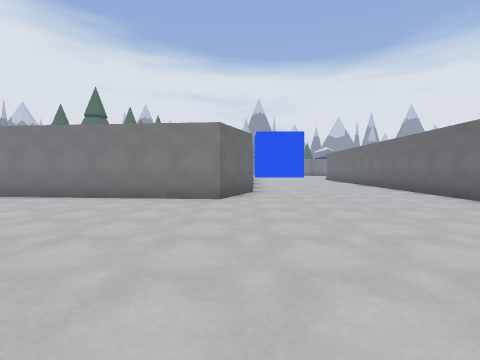
View 1 (above)

24 first-person views from a walk through a 3-D level made in the Godot game engine. The camera is 1.3 m above the floor, tilts 2° down and sees 80° across. The floor is counted in squares, 2 m on a side. Each view is taken from the middle of a square. On the plan, view 1 faces up. The plan holds only what a view shows up to about 9 squares ahead; the rest is blank. The place goes on beyond the plan. Flat picture figures and markers are not drawn. Surface patterns are stand-ins for the level's own textures.

View 2
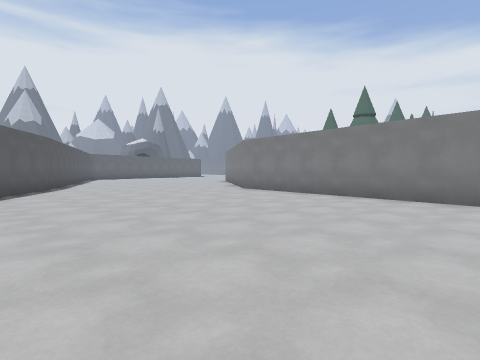

View 3
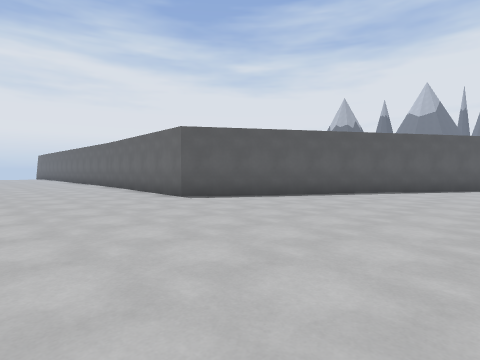

View 4
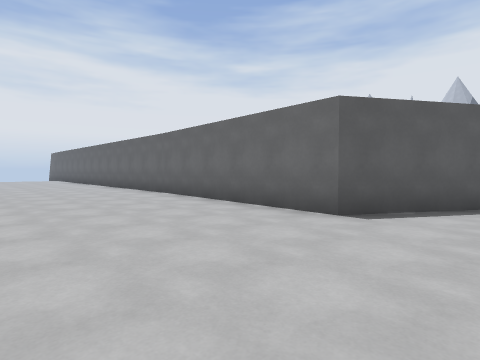

View 5
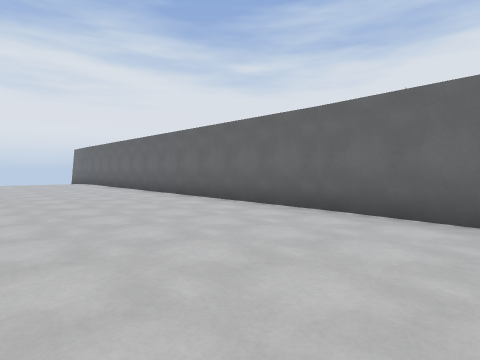

View 6
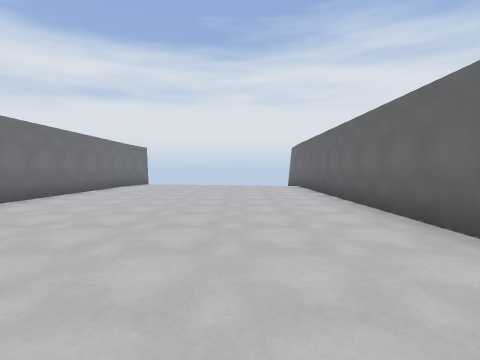

View 7
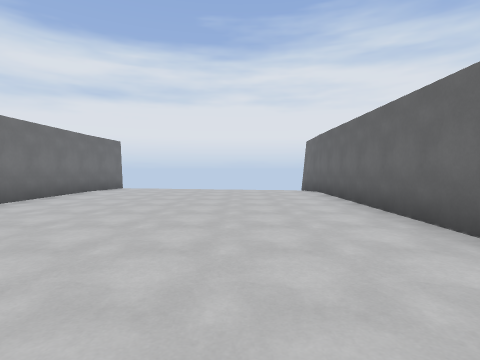

View 8
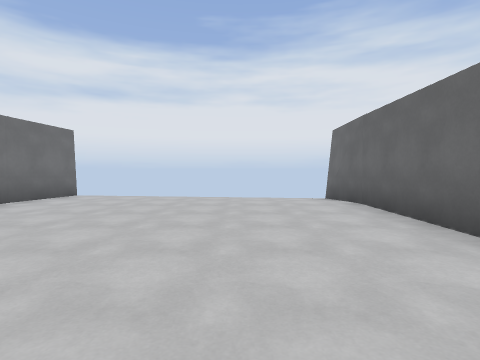

View 9
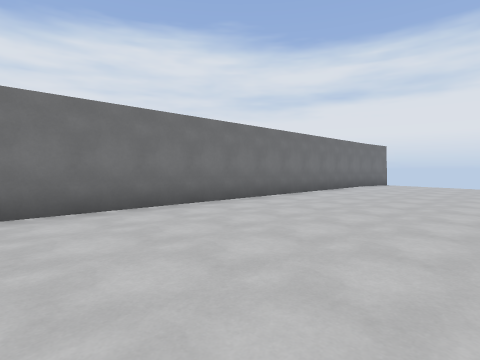

View 10
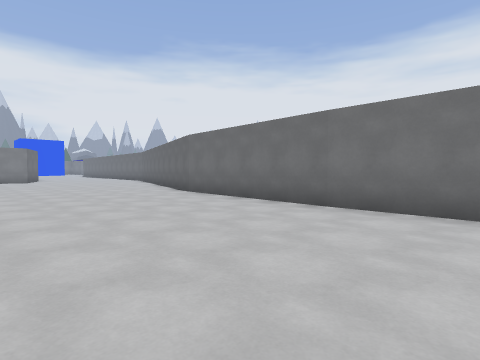

View 11
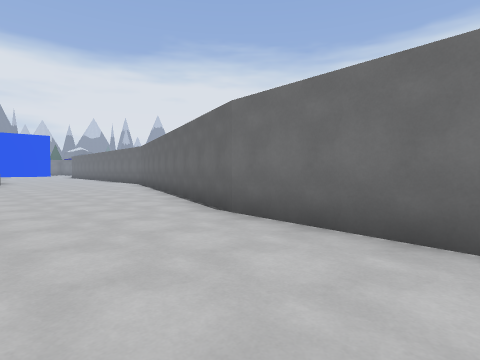

View 12
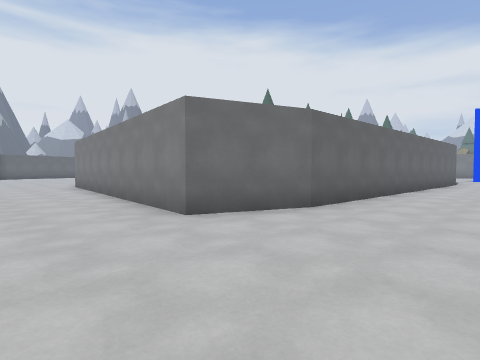

View 13
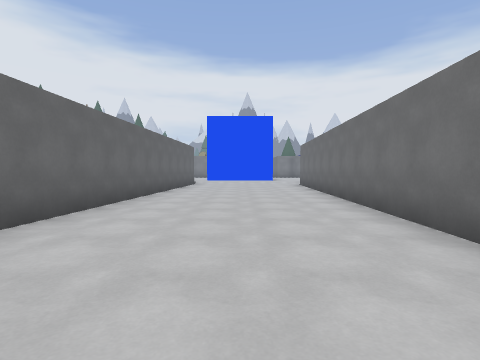

View 14
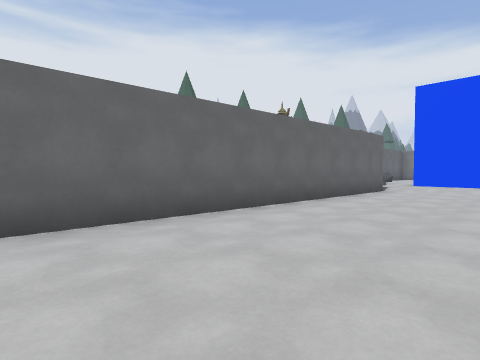

View 15
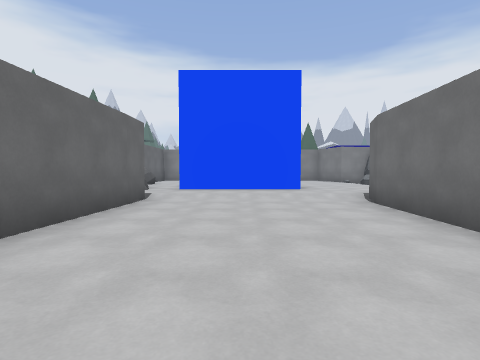

View 16
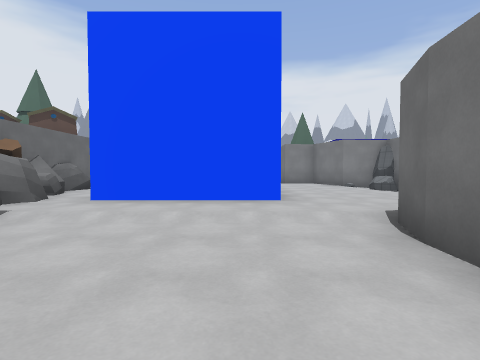

View 17
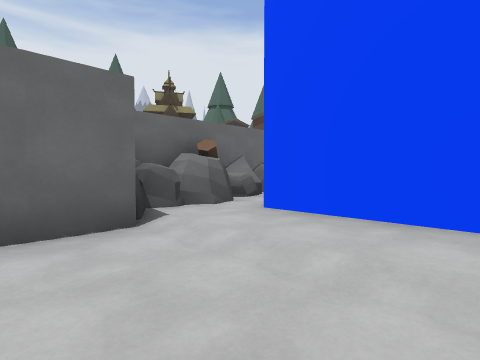

View 18
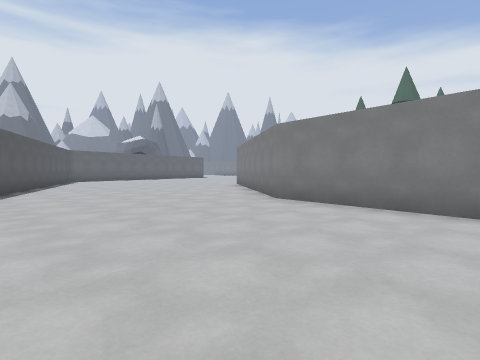

View 19
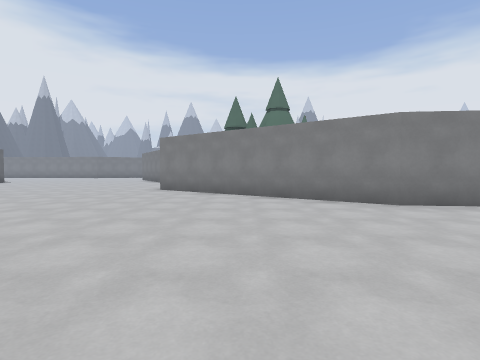

View 20
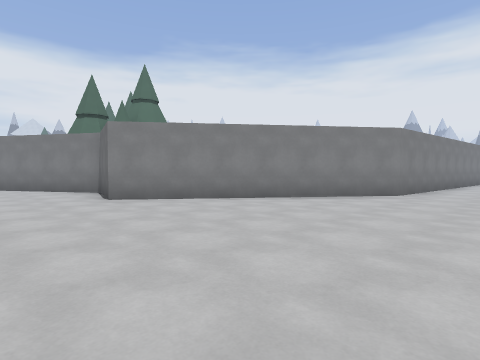

View 21
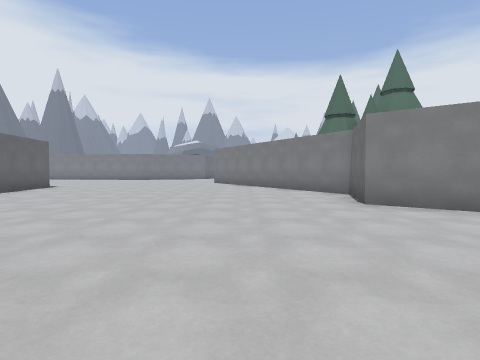

View 22
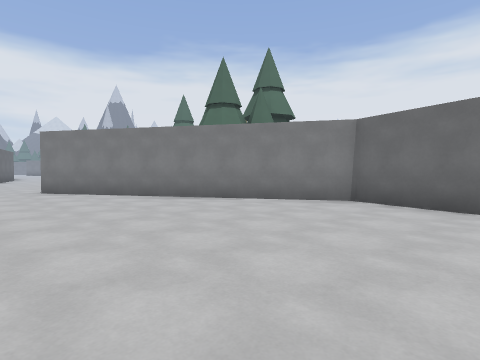

View 23
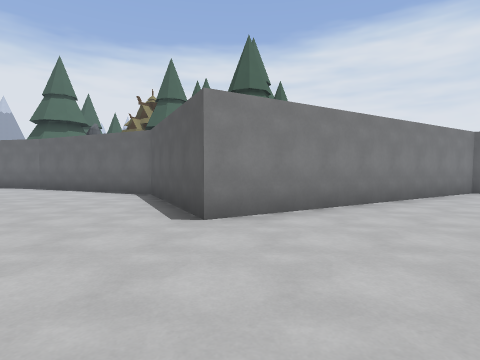

View 24
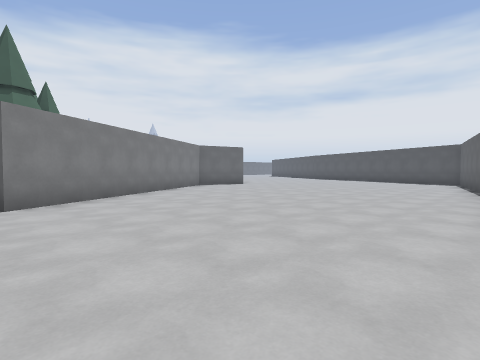

### Floor plan
Key: @ floor where view 1 was taken; # wall or solid block; . main floor; : floor 0.25 m higher than the main floor; - floor 0.25 m lower than the main floor; v drop or lower ground.
Columns run from 24 left of view 1 to 6 right of it. Each row starts with its distance up from view 1.
 25         ...#           #
 24       .....#           #:    ::
 23      .....#            #:    ::
 22     .....#v            ######::
 21 .......##              ##::::::
 20 ......#                ##::::::
 19 .......#                #v....#
 18 .......vv                #....#
 17 ........#                v....#
 16 v........#              #.....#
 15 #........#              #.....#
 14 #.........#             #.....#
 13  .........#             #.....#
 12  .........#             #.....#
 11  v........#v            #....v
 10  #.........##           #....#
  9  #  .........#          #....#
  8      .........#v        #....#
  7       .........#########v....#
  6        ......................#
  5        ......................
  4         .....................
  3         ##..................
  2            #................
  1             ##..............#
  0               #.........@..v
 -1                ##..........#
 -2                  #v........#
 -3                   v#......#
 -4                    #......#
 -5                    #......#
 -6                    #......#
 -7                    #......#
 -8                    v......#
 -9                   #.......#
-10                   #.......#
-11                   #.......#
-12                   #.......#
-13                   #.......#
-14                   #.......#
-15                   #.......#
-16                   #.......#
-17                   #.......#
-18                   #.......#
-19                   #.......#
-20                   #.......#
-21                   #.......#
-22                   #-......#
-23                   #       #

Where each view was taken, in squares from view 1:
view 1: 0 up, 0 right, facing up
view 2: 0 up, 2 left, facing up-left
view 3: 3 up, 1 left, facing down-left
view 4: 1 down, 1 left, facing down-left
view 5: 6 down, 1 left, facing down-left
view 6: 9 down, 3 left, facing down
view 7: 12 down, 3 left, facing down
view 8: 15 down, 3 left, facing down
view 9: 9 down, 3 left, facing down-right
view 10: 11 down, 3 left, facing up-right
view 11: 7 down, 1 left, facing up-right
view 12: 4 up, 3 right, facing up-left
view 13: 6 up, 3 right, facing up
view 14: 10 up, 4 right, facing up-left
view 15: 13 up, 3 right, facing up
view 16: 16 up, 4 right, facing up
view 17: 18 up, 4 right, facing up-left
view 18: 2 up, 5 left, facing up-left
view 19: 2 up, 12 left, facing up
view 20: 5 up, 17 left, facing up-right
view 21: 6 up, 17 left, facing up
view 22: 11 up, 20 left, facing up-right
view 23: 20 up, 22 left, facing right
view 24: 21 up, 24 left, facing down-right
